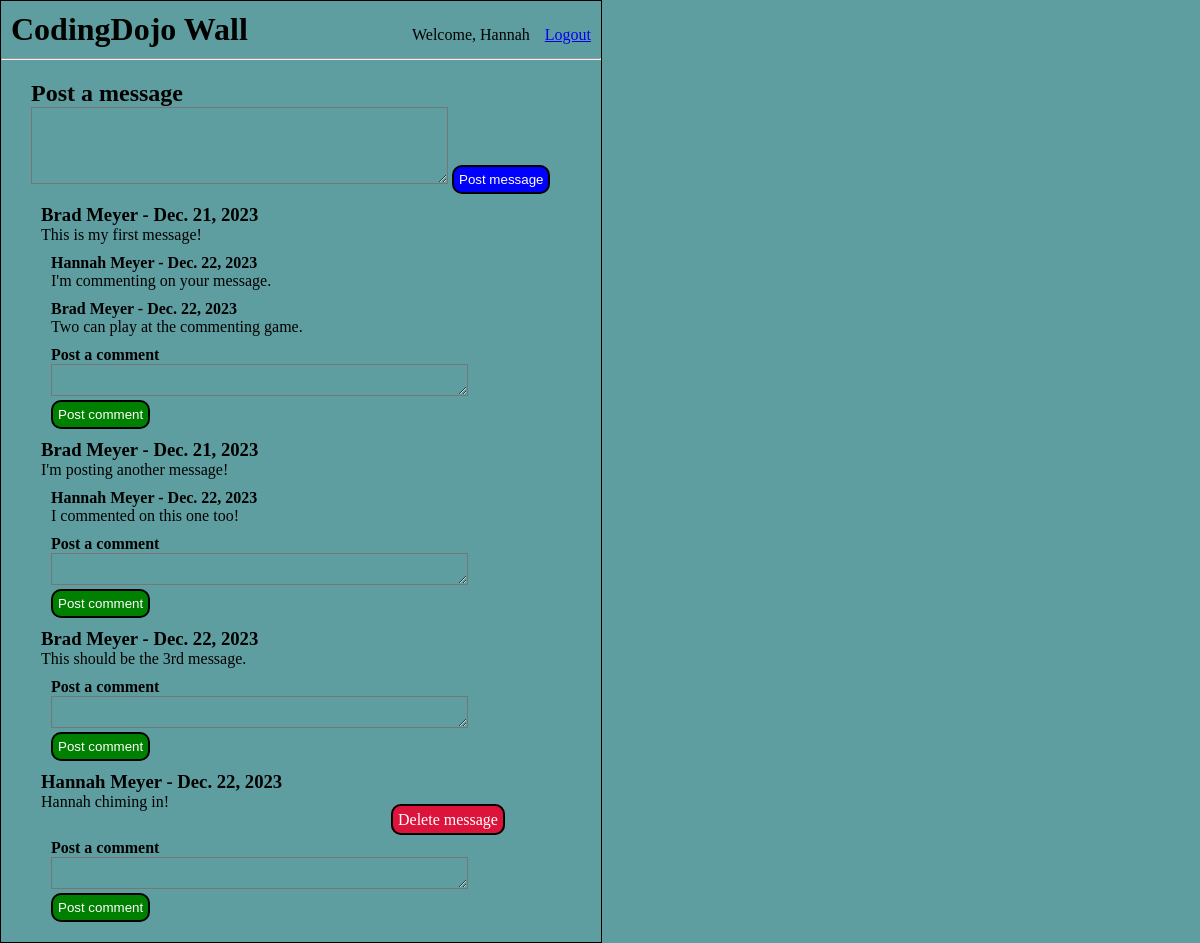
The app's page /wall/ (signed in) with its own data.
### user_app/models.py (models this page shows)
class User(models.Model):
    first_name = models.CharField(max_length=45)
    last_name = models.CharField(max_length=45)
    email = models.CharField(max_length=255)
    password = models.CharField(max_length=255)
    created_at = models.DateTimeField(auto_now_add=True)
    updated_at = models.DateTimeField(auto_now=True)
    objects = UserManager()

### wall_app/models.py (models this page shows)
class Message(models.Model):
    user = models.ForeignKey(User, related_name='messages', on_delete = models.CASCADE)
    message = models.TextField()
    created_at = models.DateTimeField(auto_now_add=True)
    updated_at = models.DateTimeField(auto_now=True)

class Comment(models.Model):
    comment = models.TextField()
    message = models.ForeignKey(Message, related_name='comments', on_delete = models.CASCADE)
    user = models.ForeignKey(User, related_name='comments', on_delete = models.CASCADE)
    created_at = models.DateTimeField(auto_now_add=True)
    updated_at = models.DateTimeField(auto_now=True)

### wall_app/views.py (the view)
# urls.py: path('', views.display_wall),
def display_wall(request):
    content = {
        'all_messages': Message.objects.all(),
        'user': User.objects.get(id=request.session['user_id'])
    }
    return render(request, 'wall.html', content)

### wall_app/templates/wall.html (shortened to what this page needs)
<!DOCTYPE html>
<html lang="en">
<head>
    {% load static %}
    <link rel="stylesheet" href="{% static 'css/wall_style.css' %}">
</head>
<body>
    <div class="wrapper">
        <div class="nav_bar">
            <h1>CodingDojo Wall</h1>
            <div id="nav_right">
                <p style="margin-right: 15px;">Welcome, {{ user.first_name }}</p>
                <a href="/logout">Logout</a>
            </div>
        </div>
        <hr>
        <div id="main">
            <div id="posts">
                <h2>Post a message</h2>
                <form action="/wall/messages" method="post">
                    <textarea name="message" cols="50" rows="5"></textarea>
                    <input id="post_message" type="submit" value="Post message">
                </form>
            </div>
            <div id="message_space">
                {% for message in all_messages %}
                <div class="message">
                    <h3>{{ message.user.first_name }}
                        {{ message.user.last_name }} -
                        {{ message.created_at.date }}
                    </h3>
                    <p>{{ message.message }}</p>
                    {% if message.user.id == request.session.user_id %}
                        <a class="delete" href="/wall/messages/delete/{{ message.id }}">Delete message</a>
                    {% endif %}
                    {% if message.comments.all %}
                        {% for comment in message.comments.all %}
                        <div class="comment">
                            <h4>
                                {{ comment.user.first_name }}
                                {{ comment.user.last_name }} -
                                {{ comment.created_at.date }}
                            </h4>
                            <p>{{ comment.comment }}</p>
                        </div>
                        {% endfor %}
                    {% endif %}
                    <div style="margin-left: 10px;">
                        <h4 style="margin-top: 10px;">Post a comment</h4>
                        <form action="/wall/comments" method="post">
                            <textarea name="comment" cols="50" rows="2"></textarea>
                            <input id="post_comment" type="submit" value="Post comment">
                        </form>
                    </div>
                </div>
                {% endfor %}
            </div>
        </div>
    </div>
</body>
</html>

### wall_app/static/css/wall_style.css (style rules this page uses)
* { margin: auto 0px; padding: 0px; background-color: cadetblue; }
.wrapper { width: 600px; border: 1px solid black; }
.nav_bar { display: flex; justify-content: space-between; align-items: baseline; }
h1 { margin: 10px; }
#nav_right { display: flex; margin: 10px; }
#main { margin: 20px; }
#posts, #message_space, .message, .comment { margin: 10px; }
#post_message, #post_comment, .delete { background-color: blue; color: white; padding: 5px; border: 2px solid black; border-radius: 10px; }
#post_comment { background-color: green; }
.delete { text-decoration: none; background-color: crimson; margin-left: 350px; }

### records on screen
User: first_name "Hannah"
Message: user.first_name "Brad", user.last_name "Meyer", created_at "Dec. 21, 2023", message "This is my first message!"
Comment: user.first_name "Hannah", user.last_name "Meyer", created_at "Dec. 22, 2023", comment "I'm commenting on your message."
Comment: user.first_name "Brad", user.last_name "Meyer", created_at "Dec. 22, 2023", comment "Two can play at the commenting game."
Message: user.first_name "Brad", user.last_name "Meyer", created_at "Dec. 21, 2023", message "I'm posting another message!"
Comment: user.first_name "Hannah", user.last_name "Meyer", created_at "Dec. 22, 2023", comment "I commented on this one too!"
Message: user.first_name "Brad", user.last_name "Meyer", created_at "Dec. 22, 2023", message "This should be the 3rd message."
Message: user.first_name "Hannah", user.last_name "Meyer", created_at "Dec. 22, 2023", message "Hannah chiming in!"
